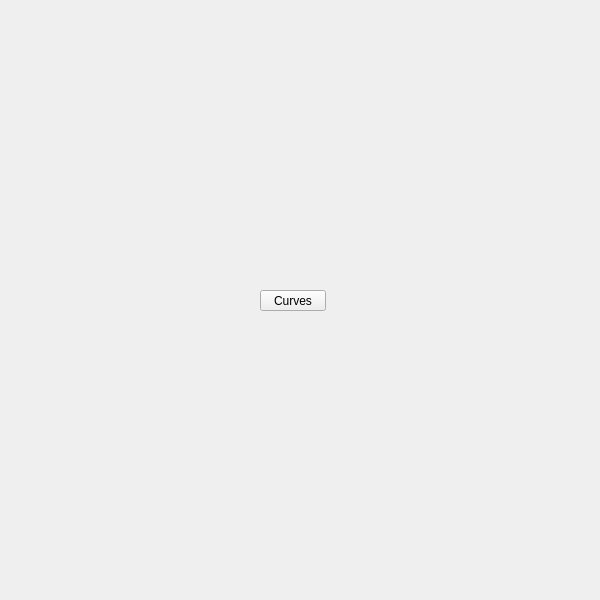
<?xml version="1.0" encoding="UTF-8"?>
<ui version="4.0">
 <class>QtUi</class>
 <widget class="QMainWindow" name="QtUi">
  <property name="enabled">
   <bool>true</bool>
  </property>
  <property name="geometry">
   <rect>
    <x>0</x>
    <y>0</y>
    <width>600</width>
    <height>600</height>
   </rect>
  </property>
  <property name="sizePolicy">
   <sizepolicy hsizetype="Ignored" vsizetype="Ignored">
    <horstretch>0</horstretch>
    <verstretch>0</verstretch>
   </sizepolicy>
  </property>
  <property name="minimumSize">
   <size>
    <width>0</width>
    <height>0</height>
   </size>
  </property>
  <property name="maximumSize">
   <size>
    <width>600</width>
    <height>600</height>
   </size>
  </property>
  <property name="toolButtonStyle">
   <enum>Qt::ToolButtonIconOnly</enum>
  </property>
  <property name="tabShape">
   <enum>QTabWidget::Triangular</enum>
  </property>
  <property name="dockNestingEnabled">
   <bool>true</bool>
  </property>
  <property name="dockOptions">
   <set>QMainWindow::AllowNestedDocks|QMainWindow::AllowTabbedDocks|QMainWindow::AnimatedDocks|QMainWindow::ForceTabbedDocks</set>
  </property>
  <widget class="QWidget" name="widget">
   <property name="sizePolicy">
    <sizepolicy hsizetype="Ignored" vsizetype="Ignored">
     <horstretch>0</horstretch>
     <verstretch>0</verstretch>
    </sizepolicy>
   </property>
   <widget class="QPushButton" name="i045">
    <property name="geometry">
     <rect>
      <x>260</x>
      <y>290</y>
      <width>66</width>
      <height>21</height>
     </rect>
    </property>
    <property name="minimumSize">
     <size>
      <width>0</width>
      <height>21</height>
     </size>
    </property>
    <property name="maximumSize">
     <size>
      <width>66</width>
      <height>21</height>
     </size>
    </property>
    <property name="accessibleName">
     <string>curves</string>
    </property>
    <property name="text">
     <string>Curves</string>
    </property>
   </widget>
  </widget>
 </widget>
 <resources/>
 <connections/>
 <designerdata>
  <property name="gridDeltaX">
   <number>5</number>
  </property>
  <property name="gridDeltaY">
   <number>10</number>
  </property>
  <property name="gridSnapX">
   <bool>true</bool>
  </property>
  <property name="gridSnapY">
   <bool>true</bool>
  </property>
  <property name="gridVisible">
   <bool>true</bool>
  </property>
 </designerdata>
</ui>
